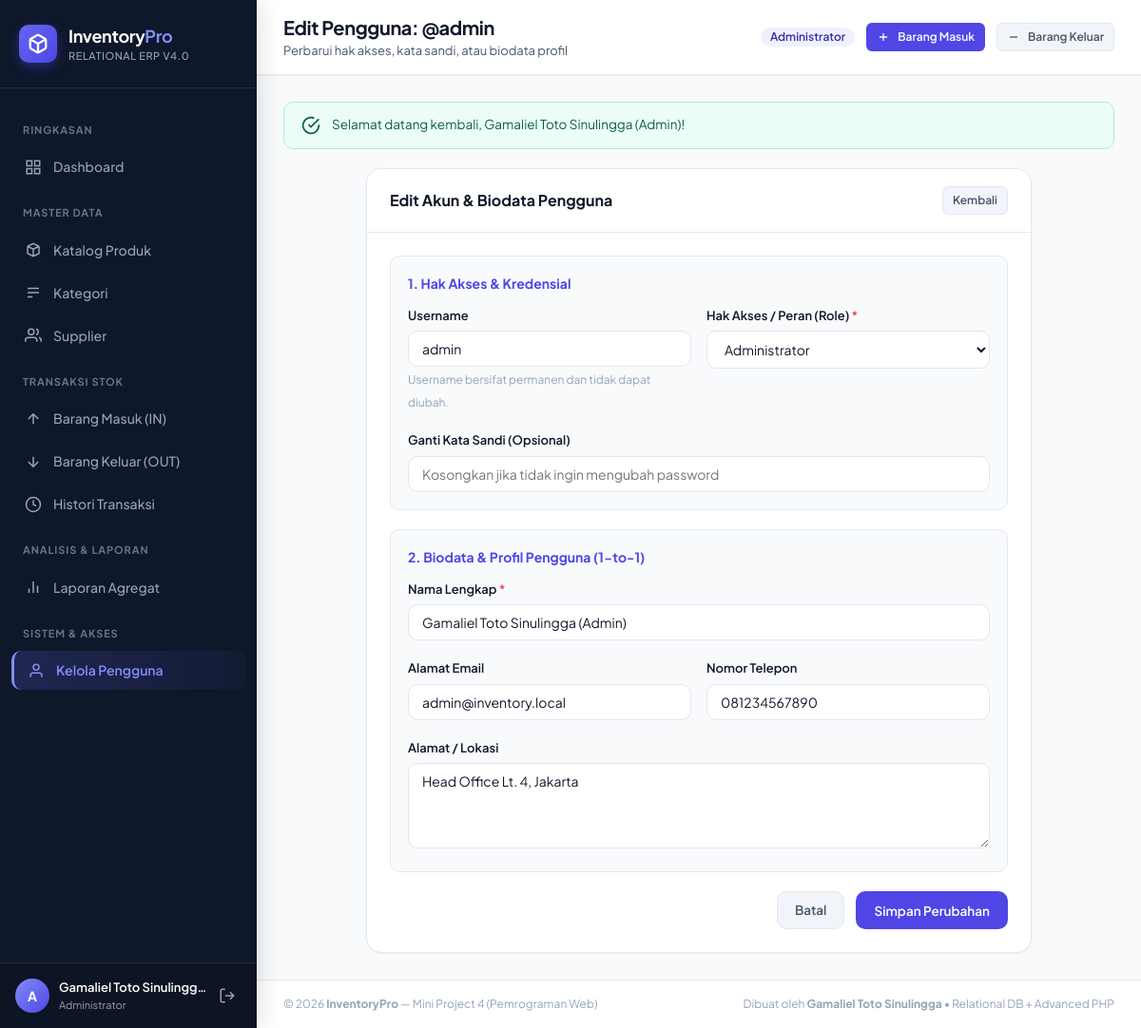
The page /public/users/edit.php?id=1 (signed in) on the database its author committed.
### tables this page shows
CREATE TABLE user_profiles (
    id INT AUTO_INCREMENT PRIMARY KEY,
    user_id INT NOT NULL UNIQUE,
    full_name VARCHAR(100) NOT NULL,
    email VARCHAR(100) NULL,
    phone VARCHAR(25) NULL,
    address TEXT NULL,
    created_at TIMESTAMP DEFAULT CURRENT_TIMESTAMP,
    CONSTRAINT fk_profile_user FOREIGN KEY (user_id) REFERENCES users(id) ON DELETE CASCADE ON UPDATE CASCADE
);

CREATE TABLE users (
    id INT AUTO_INCREMENT PRIMARY KEY,
    username VARCHAR(50) NOT NULL UNIQUE,
    password_hash VARCHAR(255) NOT NULL,
    role ENUM('admin', 'staff') NOT NULL DEFAULT 'staff',
    created_at TIMESTAMP DEFAULT CURRENT_TIMESTAMP
);

### helpers/auth.php (called while the page is built, shortened)
<?php
function currentUser(): ?array {
    return $_SESSION['user'] ?? null;
}
function getBaseUrl(): string {
    $scriptName = $_SERVER['SCRIPT_NAME'] ?? '';
    $dir = dirname($scriptName);
    if (strpos($dir, '/public') !== false) {
        return substr($dir, 0, strpos($dir, '/public'));
    }
    return '';
}

### public/users/edit.php (the view, shortened to what this page needs)
<?php
require_once __DIR__ . '/../../helpers/auth.php';
$id = filter_input(INPUT_GET, 'id', FILTER_VALIDATE_INT);
$stmt = $pdo->prepare("
    SELECT u.id, u.username, u.role, p.full_name, p.email, p.phone, p.address
    FROM users u
    LEFT JOIN user_profiles p ON p.user_id = u.id
    WHERE u.id = :id
    LIMIT 1
");
$stmt->execute(['id' => $id]);
$user = $stmt->fetch();
include __DIR__ . '/../../views/header.php';
?>
<div class="card" style="max-width: 700px; margin: 0 auto;">
    <div class="card-header">
        <h3 class="card-title">Edit Akun & Biodata Pengguna</h3>
        <a href="index.php" class="btn btn-secondary btn-sm">Kembali</a>
    </div>
    <div class="card-body">
        <form method="POST" action="">
            <div style="background: #f8fafc; border: 1px solid var(--border-color); border-radius: var(--radius-md); padding: 18px; margin-bottom: 20px;">
                <h4 style="font-size: 14px; font-weight: 700; color: var(--primary); margin-bottom: 14px;">
                    1. Hak Akses & Kredensial
                </h4>
                <div style="display: grid; grid-template-columns: 1fr 1fr; gap: 16px;">
                    <div class="form-group">
                        <label class="form-label">Username</label>
                        <input type="text" class="form-control" value="<?= e($user['username']) ?>" disabled>
                        <span class="form-text">Username bersifat permanen dan tidak dapat diubah.</span>
                    </div>
                    <div class="form-group">
                        <label class="form-label" for="role">Hak Akses / Peran (Role) <span class="required">*</span></label>
                        <select id="role" name="role" class="form-control" required>
                            <option value="admin" <?= ($_POST['role'] ?? $user['role']) === 'admin' ? 'selected' : '' ?>>Administrator</option>
                        </select>
                    </div>
                </div>
                <div class="form-group" style="margin-bottom: 0;">
                    <label class="form-label" for="new_password">Ganti Kata Sandi (Opsional)</label>
                    <input type="password" id="new_password" name="new_password" class="form-control" placeholder="Kosongkan jika tidak ingin mengubah password">
                </div>
            </div>
            <div style="background: #f8fafc; border: 1px solid var(--border-color); border-radius: var(--radius-md); padding: 18px; margin-bottom: 20px;">
                <h4 style="font-size: 14px; font-weight: 700; color: var(--primary); margin-bottom: 14px;">
                    2. Biodata & Profil Pengguna (1-to-1)
                </h4>
                <div class="form-group">
                    <label class="form-label" for="full_name">Nama Lengkap <span class="required">*</span></label>
                    <input type="text" id="full_name" name="full_name" class="form-control" required value="<?= e($_POST['full_name'] ?? $user['full_name']) ?>">
                </div>
                <div style="display: grid; grid-template-columns: 1fr 1fr; gap: 16px;">
                    <div class="form-group">
                        <label class="form-label" for="email">Alamat Email</label>
                        <input type="email" id="email" name="email" class="form-control" value="<?= e($_POST['email'] ?? $user['email']) ?>">
                    </div>
                    <div class="form-group">
                        <label class="form-label" for="phone">Nomor Telepon</label>
                        <input type="text" id="phone" name="phone" class="form-control" value="<?= e($_POST['phone'] ?? $user['phone']) ?>">
                    </div>
                </div>
                <div class="form-group" style="margin-bottom: 0;">
                    <label class="form-label" for="address">Alamat / Lokasi</label>
                    <textarea id="address" name="address" class="form-control"><?= e($_POST['address'] ?? $user['address']) ?></textarea>
                </div>
            </div>
            <div style="display: flex; justify-content: flex-end; gap: 12px;">
                <a href="index.php" class="btn btn-secondary">Batal</a>
                <button type="submit" class="btn btn-primary">Simpan Perubahan</button>
            </div>
        </form>
    </div>
</div>
<?php include __DIR__ . '/../../views/footer.php'; ?>

### views/navbar.php (shortened to what this page needs)
<?php
$currentUser = currentUser();
$role = $currentUser['role'] ?? 'staff';
$fullName = $currentUser['full_name'] ?? $currentUser['username'] ?? 'User';
$username = $currentUser['username'] ?? 'user';
$baseUrl = getBaseUrl();
$currentUri = $_SERVER['REQUEST_URI'] ?? '';
function isNavActive(string $path, string $currentUri): bool {
    return strpos($currentUri, $path) !== false;
}
?>
<aside class="app-sidebar">
    <div class="sidebar-brand">
        <div class="brand-icon">
        </div>
        <div>
            <div class="brand-title">Inventory<span style="color:#818cf8;">Pro</span></div>
            <div class="brand-subtitle">Relational ERP v4.0</div>
        </div>
    </div>
    <nav class="sidebar-menu">
        <div class="menu-section">Ringkasan</div>
        <a href="<?= $baseUrl ?>/public/dashboard.php" class="nav-link <?= isNavActive('/dashboard.php', $currentUri) ? 'active' : '' ?>">
            <svg viewBox="0 0 24 24" fill="none" stroke="currentColor"><rect x="3" y="3" width="7" height="7"></rect><rect x="14" y="3" width="7" height="7"></rect><rect x="14" y="14" width="7" height="7"></rect><rect x="3" y="14" width="7" height="7"></rect></svg>
            Dashboard
        </a>
        <div class="menu-section">Master Data</div>
        <a href="<?= $baseUrl ?>/public/products/index.php" class="nav-link <?= isNavActive('/products/', $currentUri) ? 'active' : '' ?>">
            <svg viewBox="0 0 24 24" fill="none" stroke="currentColor"><path d="M20 7l-8-4-8 4m16 0l-8 4m8-4v10l-8 4m0-10L4 7m8 4v10M4 7v10l8 4"/></svg>
            Katalog Produk
        </a>
        <a href="<?= $baseUrl ?>/public/categories/index.php" class="nav-link <?= isNavActive('/categories/', $currentUri) ? 'active' : '' ?>">
            <svg viewBox="0 0 24 24" fill="none" stroke="currentColor"><path d="M4 6h16M4 12h16M4 18h7"/></svg>
            Kategori
        </a>
        <a href="<?= $baseUrl ?>/public/suppliers/index.php" class="nav-link <?= isNavActive('/suppliers/', $currentUri) ? 'active' : '' ?>">
            <svg viewBox="0 0 24 24" fill="none" stroke="currentColor"><path d="M17 21v-2a4 4 0 0 0-4-4H5a4 4 0 0 0-4 4v2"></path><circle cx="9" cy="7" r="4"></circle><path d="M23 21v-2a4 4 0 0 0-3-3.87"></path><path d="M16 3.13a4 4 0 0 1 0 7.75"></path></svg>
            Supplier
        </a>
        <div class="menu-section">Transaksi Stok</div>
        <a href="<?= $baseUrl ?>/public/stock/in.php" class="nav-link <?= isNavActive('/stock/in.php', $currentUri) ? 'active' : '' ?>">
            <svg viewBox="0 0 24 24" fill="none" stroke="currentColor"><path d="M12 19V5M5 12l7-7 7 7"/></svg>
            Barang Masuk (IN)
        </a>
        <a href="<?= $baseUrl ?>/public/stock/out.php" class="nav-link <?= isNavActive('/stock/out.php', $currentUri) ? 'active' : '' ?>">
            <svg viewBox="0 0 24 24" fill="none" stroke="currentColor"><path d="M12 5v14M5 12l7 7 7-7"/></svg>
            Barang Keluar (OUT)
        </a>
        <a href="<?= $baseUrl ?>/public/stock/history.php" class="nav-link <?= isNavActive('/stock/history.php', $currentUri) ? 'active' : '' ?>">
            <svg viewBox="0 0 24 24" fill="none" stroke="currentColor"><circle cx="12" cy="12" r="10"></circle><polyline points="12 6 12 12 16 14"></polyline></svg>
            Histori Transaksi
        </a>
        <div class="menu-section">Analisis & Laporan</div>
        <a href="<?= $baseUrl ?>/public/reports/index.php" class="nav-link <?= isNavActive('/reports/', $currentUri) ? 'active' : '' ?>">
            <svg viewBox="0 0 24 24" fill="none" stroke="currentColor"><line x1="18" y1="20" x2="18" y2="10"></line><line x1="12" y1="20" x2="12" y2="4"></line><line x1="6" y1="20" x2="6" y2="14"></line></svg>
            Laporan Agregat
        </a>
        <?php if ($role === 'admin'): ?>
            <div class="menu-section">Sistem & Akses</div>
            <a href="<?= $baseUrl ?>/public/users/index.php" class="nav-link <?= isNavActive('/users/', $currentUri) ? 'active' : '' ?>">
                <svg viewBox="0 0 24 24" fill="none" stroke="currentColor"><path d="M20 21v-2a4 4 0 0 0-4-4H8a4 4 0 0 0-4 4v2"></path><circle cx="12" cy="7" r="4"></circle></svg>
                Kelola Pengguna
            </a>
        <?php endif; ?>
    </nav>
    <div class="sidebar-footer">
        <div class="user-snippet">
            <div class="user-avatar">
                <?= strtoupper(substr($username, 0, 1)) ?>
            </div>
            <div class="user-info">
                <span class="user-name" title="<?= e($fullName) ?>"><?= e($fullName) ?></span>
                <span class="user-role-label"><?= $role === 'admin' ? 'Administrator' : 'Staff Gudang' ?></span>
            </div>
        </div>
        <a href="<?= $baseUrl ?>/public/logout.php" class="btn-logout" title="Logout" onclick="return confirm('Apakah Anda yakin ingin logout?')">
            <svg width="18" height="18" viewBox="0 0 24 24" fill="none" stroke="currentColor" stroke-width="2"><path d="M9 21H5a2 2 0 0 1-2-2V5a2 2 0 0 1 2-2h4"></path><polyline points="16 17 21 12 16 7"></polyline><line x1="21" y1="12" x2="9" y2="12"></line></svg>
        </a>
    </div>
</aside>

### rows shown on the page
user_profiles: user.username "A", full_name "Gamaliel Toto Sinulingg…", user.username "admin", full_name "Gamaliel Toto Sinulingga (Admin)", email "admin@inventory.local", phone "081234567890", address "Head Office Lt. 4, Jakarta"
users: role "Administrator"

### other values the page prints
$pageTitle "Edit Pengguna: @admin"
$pageSubtitle "Perbarui hak akses, kata sandi, atau biodata profil"
$flash['message'] "Selamat datang kembali, Gamaliel Toto Sinulingga (Admin)!"
